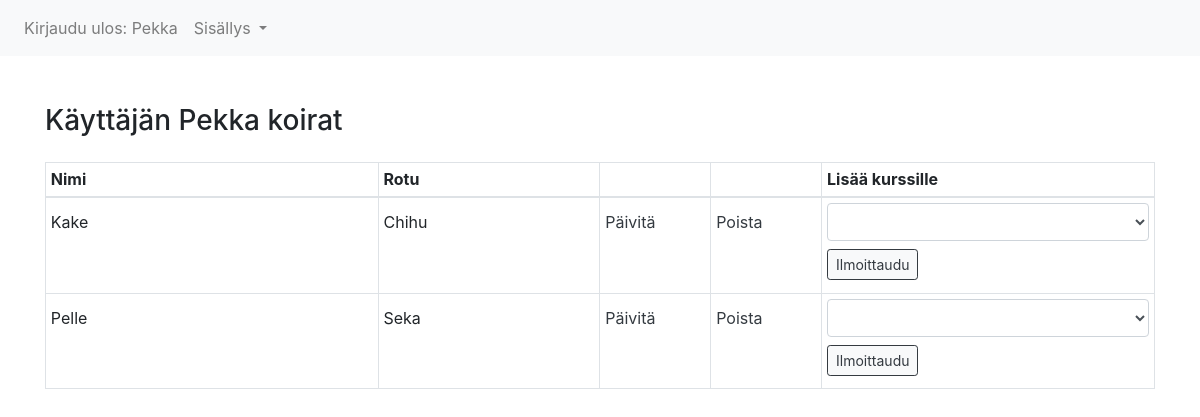
The page /dogs (signed in) on the database as committed earlier.
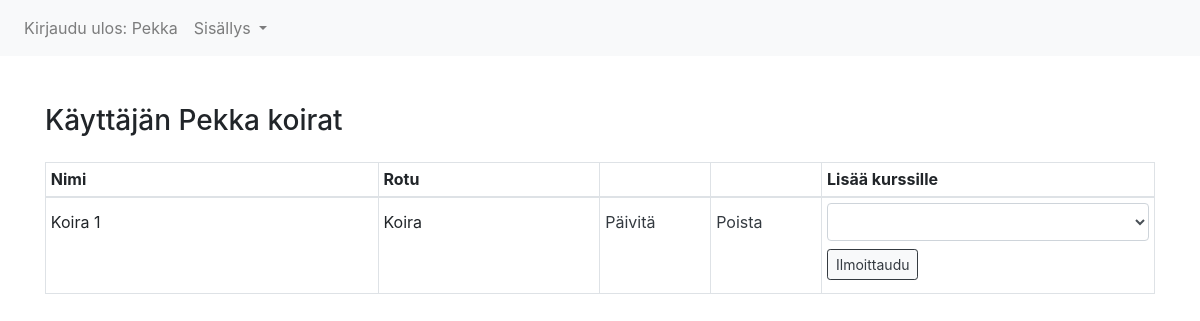
The same page on the database as committed later.
### application/auth/models.py (models this page shows, shortened)
class User(Base):
    __tablename__ = "account"
    username = db.Column(db.String(144), unique=True, nullable=False)
    password = db.Column(db.String(144), nullable=False)
    dogs = db.relationship("Dog", backref='account', lazy=True)

### application/dogs/models.py (models this page shows, shortened)
class Dog(Base):
    __tablename__ = "dog"
    race = db.Column(db.String(200), nullable=False)
    account_id = db.Column(db.Integer, db.ForeignKey('account.id'),
                           nullable=False)
    enrolment = db.relationship("Enrolment", backref='dog', lazy=True)
    @staticmethod
    def find_dogs_of_user(user_id):
        stmt = text("SELECT Dog.id, Dog.name, Dog.race FROM Dog"
                     " WHERE Dog.account_id  =  :user_id").params(user_id=user_id)
        res = db.engine.execute(stmt)
        response = []
        for row in res:
            response.append({"id":row[0], "name":row[1], "race":row[2]})
        return response

### application/dogs/views.py (the view)
@app.route("/dogs", methods=["GET"])
@login_required
def dogs_index():
    user_id = current_user.id
    form = CoursesForm()
    return render_template("dogs/list.html", dogs=Dog.find_dogs_of_user(user_id), user = User.query.get_or_404(user_id), form = form)

### application/courses/forms.py
class CoursesForm(FlaskForm):
    course = QuerySelectField('Course', [validators.InputRequired(u'Valitse kurssi')],
                                query_factory=get_courses, get_label='name', allow_blank=True)
    class Meta:
        csrf = False

### application/__init__.py (called while the page is built)
@login_manager.user_loader
def load_user(user_id):
    return User.query.get(user_id)

### application/courses/forms.py (called while the page is built)
def get_courses():
    return Course.query

### application/templates/dogs/list.html (shortened to what this page needs)
{% extends "layout.html" %}
{% block body %}
    <div class="row justify-content-md-center mt-5">
        <div class="col-12 ">
            <h3 class="mb-4">Käyttäjän {{user.name}} koirat</h3>
            <table class="table table-sm table-bordered table-hover">
                <thead>
                    <tr>
                    <th scope="col" style="width: 30%">Nimi</th>
                    <th scope="col" style="width: 20%">Rotu</th>
                    <th scope="col" style="width: 10%"></th>
                    <th scope="col" style="width: 10%"></th>
                    <th scope="col" style="width: 30%">Lisää kurssille</th>
                    </tr>
                </thead>
                {% for dog in dogs %}
                    <form method="POST" action="{{ url_for('new_enrolment') }}">
                        <tr>
                        <td style="vertical-align:baseline">{{ dog.name }} </td>
                        <td style="vertical-align:baseline">{{ dog.race }}</td>
                        <td style="vertical-align:baseline"><a href="/update/{{dog.id}}" class="text-dark">Päivitä</a></td>
                        <td style="vertical-align:baseline"><a href="/delete/{{dog.id}}" class="text-dark">Poista</a></td>
                        <td style="vertical-align:baseline">{{ form.course(class_='form-control') }} <input type="submit" class="btn btn-light btn-sm mt-2 mb-2 btn-outline-dark" value="Ilmoittaudu"/></td>
                        </tr>
                    </form>
                {% endfor %}
            </table>
        </div>
    </div>
{% endblock %}

### application/templates/layout.html (shortened to what this page needs)
<!DOCTYPE html>
<html>
  <head>
    <link rel="stylesheet" href="https://stackpath.bootstrapcdn.com/bootstrap/4.4.1/css/bootstrap.min.css">
  </head>
  <body>
    <nav class="navbar navbar-expand-sm navbar-light bg-light">
        <ul class="navbar-nav mr-auto">
          {% if current_user.is_authenticated %}
            <li class="nav-item">
              <a class="nav-link" href="{{ url_for('auth_logout') }}">Kirjaudu ulos: {{ current_user.name }}</a>
            </li>
          {% endif %}
          {% if current_user.is_authenticated %}
          <li class="nav-item dropdown">
            <a class="nav-link dropdown-toggle" href="#" id="navbarDropdown" role="button" data-toggle="dropdown" aria-haspopup="true" aria-expanded="false">
              Sisällys
            </a>
          </li>
          {% endif %}
    </nav>
    <div class="container" >
      {% block body %}{% endblock %}
    </div>
  </body>
</html>

Rows that differ between the two databases and show on the page:
removed Dog: name "Kake", race "Chihu"
removed Dog: name "Pelle", race "Seka"
added Dog: name "Koira 1", race "Koira"
